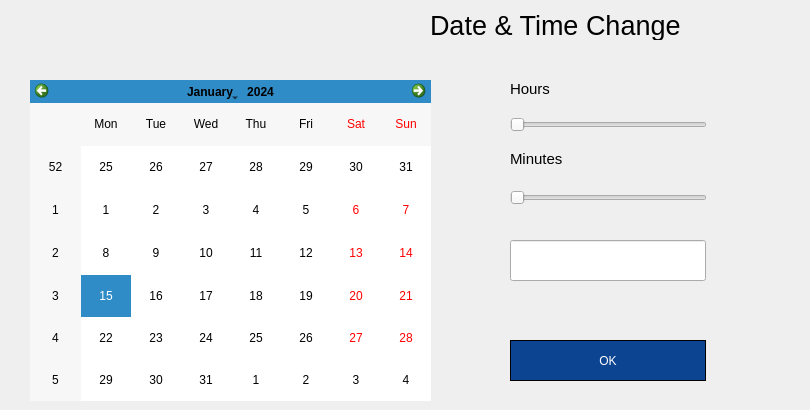
    <widget class="QWidget" name="page_21">
     <widget class="QLabel" name="label_108">
      <property name="geometry">
       <rect>
        <x>430</x>
        <y>10</y>
        <width>311</width>
        <height>30</height>
       </rect>
      </property>
      <property name="font">
       <font>
        <pointsize>20</pointsize>
       </font>
      </property>
      <property name="styleSheet">
       <string notr="true"/>
      </property>
      <property name="text">
       <string>Date &amp; Time Change</string>
      </property>
     </widget>
     <widget class="QToolButton" name="toolButton_16">
      <property name="geometry">
       <rect>
        <x>740</x>
        <y>0</y>
        <width>61</width>
        <height>61</height>
       </rect>
      </property>
      <property name="font">
       <font>
        <pointsize>11</pointsize>
       </font>
      </property>
      <property name="styleSheet">
       <string notr="true">
border:none;
border-radius:30%;</string>
      </property>
      <property name="text">
       <string/>
      </property>
      <property name="icon">
       <iconset resource="icons.qrc">
        <normaloff>:/img/output-onlinepngtools.png</normaloff>:/img/output-onlinepngtools.png</iconset>
      </property>
      <property name="iconSize">
       <size>
        <width>50</width>
        <height>50</height>
       </size>
      </property>
     </widget>
     <widget class="QSlider" name="minutes">
      <property name="geometry">
       <rect>
        <x>510</x>
        <y>190</y>
        <width>197</width>
        <height>15</height>
       </rect>
      </property>
      <property name="maximumSize">
       <size>
        <width>200</width>
        <height>16777215</height>
       </size>
      </property>
      <property name="styleSheet">
       <string notr="true"/>
      </property>
      <property name="maximum">
       <number>59</number>
      </property>
      <property name="orientation">
       <enum>Qt::Horizontal</enum>
      </property>
     </widget>
     <widget class="QLineEdit" name="time">
      <property name="geometry">
       <rect>
        <x>510</x>
        <y>240</y>
        <width>196</width>
        <height>41</height>
       </rect>
      </property>
      <property name="font">
       <font>
        <pointsize>11</pointsize>
       </font>
      </property>
      <property name="styleSheet">
       <string notr="true"/>
      </property>
     </widget>
     <widget class="QLabel" name="label_110">
      <property name="geometry">
       <rect>
        <x>510</x>
        <y>150</y>
        <width>197</width>
        <height>17</height>
       </rect>
      </property>
      <property name="font">
       <font>
        <pointsize>11</pointsize>
       </font>
      </property>
      <property name="styleSheet">
       <string notr="true"/>
      </property>
      <property name="text">
       <string>Minutes</string>
      </property>
     </widget>
     <widget class="QSlider" name="hours">
      <property name="geometry">
       <rect>
        <x>510</x>
        <y>117</y>
        <width>197</width>
        <height>15</height>
       </rect>
      </property>
      <property name="maximumSize">
       <size>
        <width>200</width>
        <height>200</height>
       </size>
      </property>
      <property name="styleSheet">
       <string notr="true"/>
      </property>
      <property name="minimum">
       <number>1</number>
      </property>
      <property name="maximum">
       <number>24</number>
      </property>
      <property name="orientation">
       <enum>Qt::Horizontal</enum>
      </property>
     </widget>
     <widget class="QPushButton" name="pushButton_6">
      <property name="geometry">
       <rect>
        <x>510</x>
        <y>340</y>
        <width>196</width>
        <height>41</height>
       </rect>
      </property>
      <property name="styleSheet">
       <string notr="true">QPushButton
{
background-color: rgb(12, 68, 145);
 border: 1px solid black;
     border-radius: 25px;
color: rgb(255, 255, 255);
font-style:bold;
}</string>
      </property>
      <property name="text">
       <string>OK</string>
      </property>
     </widget>
     <widget class="QLabel" name="label_109">
      <property name="geometry">
       <rect>
        <x>510</x>
        <y>80</y>
        <width>197</width>
        <height>17</height>
       </rect>
      </property>
      <property name="font">
       <font>
        <pointsize>11</pointsize>
       </font>
      </property>
      <property name="styleSheet">
       <string notr="true"/>
      </property>
      <property name="text">
       <string>Hours</string>
      </property>
     </widget>
     <widget class="QCalendarWidget" name="calendarWidget">
      <property name="geometry">
       <rect>
        <x>30</x>
        <y>80</y>
        <width>401</width>
        <height>321</height>
       </rect>
      </property>
      <property name="styleSheet">
       <string notr="true">
color: rgb(0, 0, 0);</string>
      </property>
     </widget>
    </widget>
